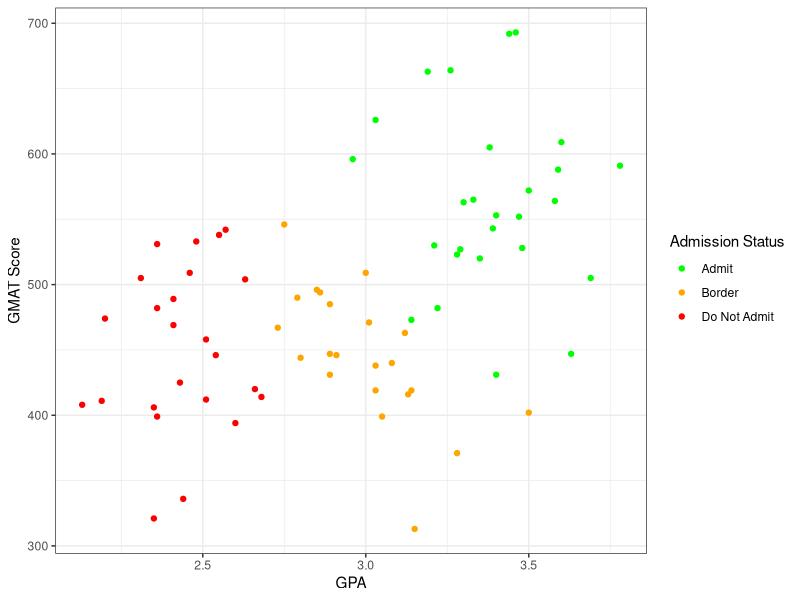
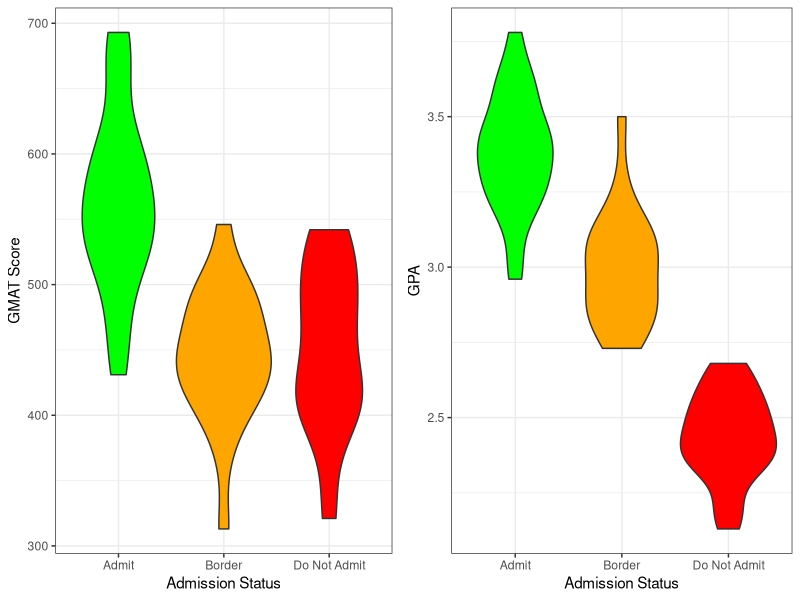
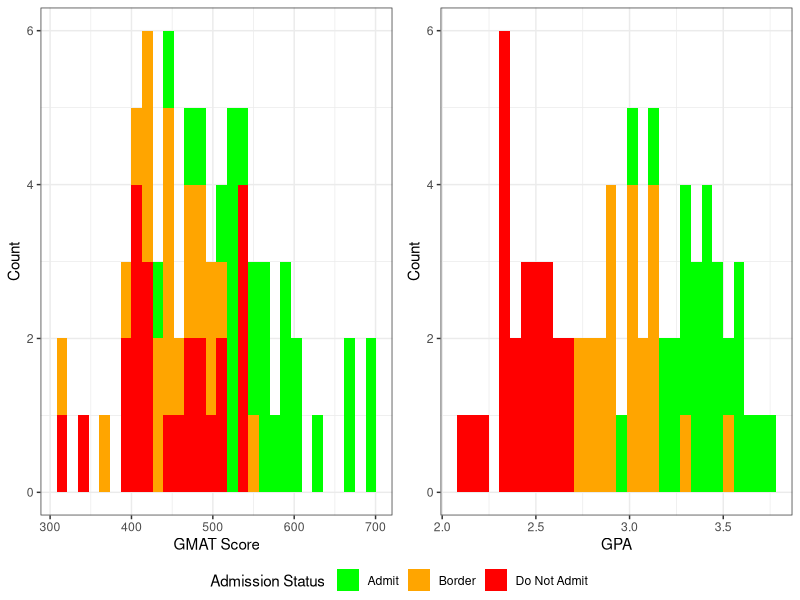

R code for these plots, in order:
## ---- chunk 1
library(tidyverse)
## ---- chunk 2
library(tidyverse)
library(gridExtra)
library(ggpubr) # For plotting histograms with common legend

admission <- read.csv("admission.csv")



str(admission)
admission$De <- as.factor(admission$De)

# Split into training and testing sets
admission_test <- admission %>% 
  group_by(De) %>% 
  slice_tail(n=4)

admission_train <- anti_join(admission, admission_test)

summary(admission_train)

# Scatter plot of GMAT vs GPA
ggplot(admission_train, aes(x=GPA, y=GMAT, col=De)) +
  geom_point() + 
  scale_color_manual("Admission Status",values=c("green", 'orange', "red"),
                    labels=c("Admit", "Border", "Do Not Admit")) +
  xlab("GPA") +
  ylab("GMAT Score") +
  theme_bw()

# Violin plots: GPA and GMAT vs admission status 
create_violin_plot <- function(data, y_var, y_label=y_var) {
  ggplot(data, aes(x = De, y = .data[[y_var]], fill = De)) +
    geom_violin() +
    scale_fill_manual(values = c("green", "orange", "red")) +
    guides(fill = "none") +
    xlab("Admission Status") +
    ylab(y_label) +
    scale_x_discrete(labels = c("Admit", "Border", "Do Not Admit")) +
    theme_bw()
}

gmat_vs_status <- create_violin_plot(admission_train, "GMAT", "GMAT Score")
gpa_vs_status <- create_violin_plot(admission_train, "GPA")
grid.arrange(gmat_vs_status, gpa_vs_status, nrow = 1, ncol = 2)

# Histograms
create_hist <- function(data, xvar, xlabel = xvar) {
  p <- ggplot(data, aes(x = .data[[xvar]], fill = De)) +
    geom_histogram() +
    scale_fill_manual(
      name = "Admission Status",
      values = c("green", "orange", "red"), 
      labels = c("Admit", "Border", "Do Not Admit")
    ) +
    xlab(xlabel) +
    ylab("Count") +
    theme_bw() 
}

gpa_hist <- create_hist(admission_train, "GPA") 
gmat_hist <- create_hist(admission_train, "GMAT", "GMAT Score")

ggarrange(gmat_hist, gpa_hist, ncol=2, nrow=1, 
          common.legend = TRUE, legend="bottom")
